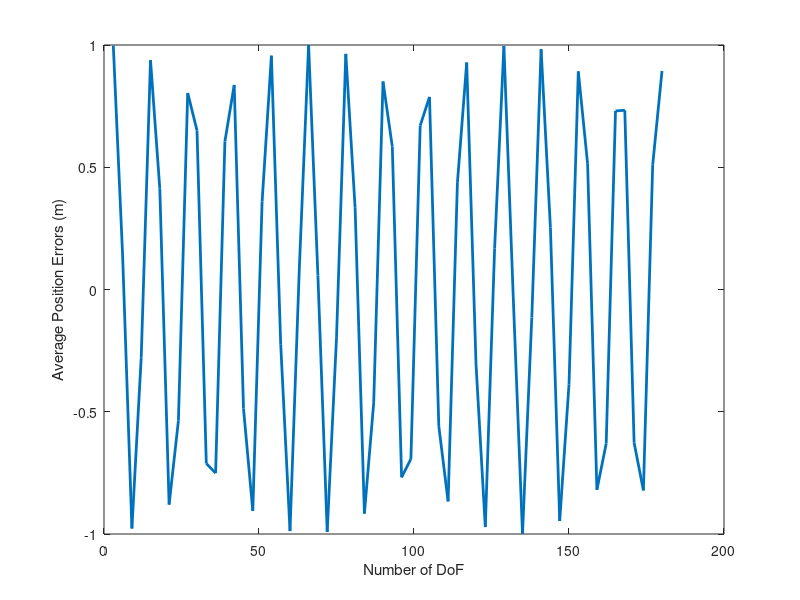

Write the MATLAB code that produced this figure. (Note: this script raises an error after producing the figure.)
%% Prepare workspare
clc, clear, close all

%% Plots the average position errors
x = linspace(3,180,60);
y = sin(x/2);

figure(1)
plot(x,y,"-","LineWidth",2,...
    "MarkerEdgeColor","blue","MarkerFaceColor",[0.65 0.85 0.90])
xlabel("Number of DoF")
ylabel("Average Position Errors (m)")
ax = gca; 
ax.FontSize = 20;
grid on
lgd = legend("NIK");
lgd.Location = 'northwest';



%% Plots the average position errors
x = linspace(3,180,60);
y = sin(x/2);

figure(2)
plot(x,y,"-","LineWidth",2,...
    "MarkerEdgeColor","blue","MarkerFaceColor",[0.65 0.85 0.90])
xlabel("Number of DoF")
ylabel("Average Iterations")
ax = gca; 
ax.FontSize = 20;
grid on
lgd = legend("NIK");
lgd.Location = 'northwest';



%% Plots the average runtime errors
x = linspace(3,180,60);
y = sin(x/2);

figure(3)
plot(x,y,"-","LineWidth",2,...
    "MarkerEdgeColor","blue","MarkerFaceColor",[0.65 0.85 0.90])
xlabel("Number of DoF")
ylabel("Average Computation Time (s)")
ax = gca; 
ax.FontSize = 20;
grid on
lgd = legend("NIK");
lgd.Location = 'northwest';

